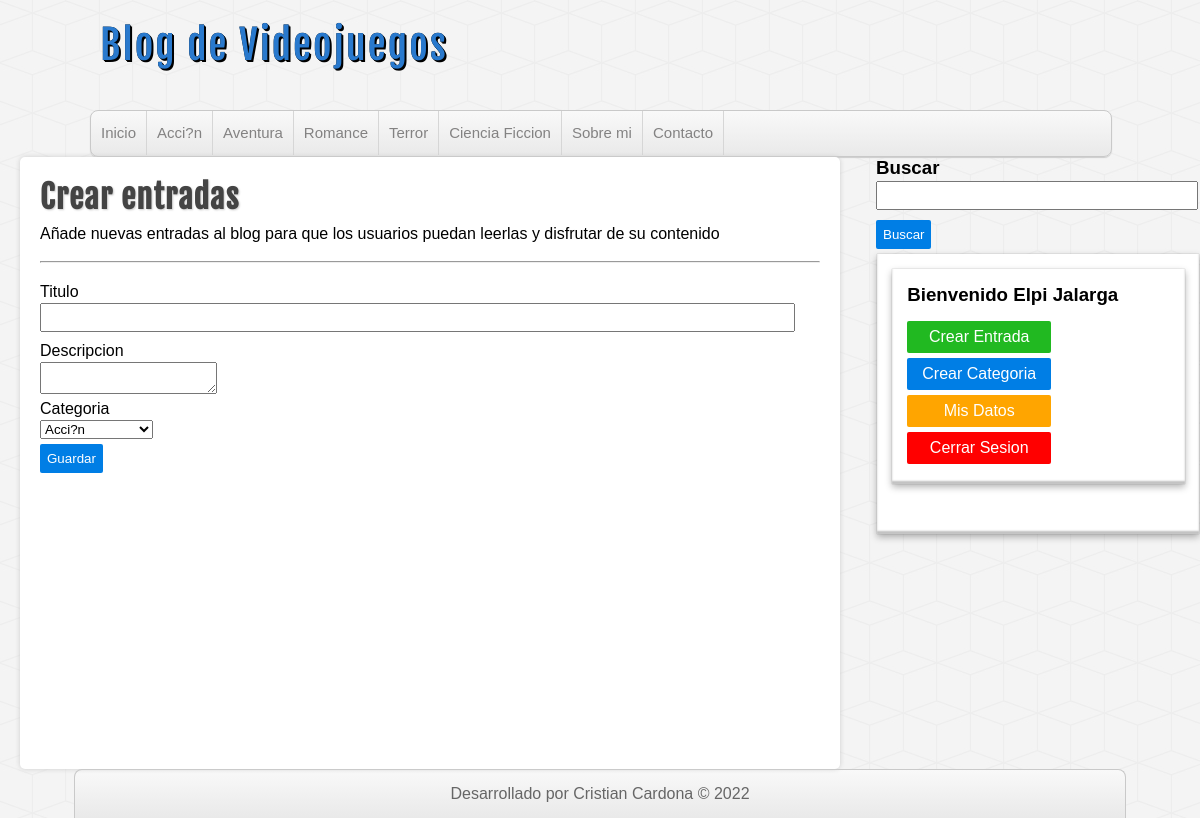
The page /crear-entradas.php (signed in) on the database its author committed.
### tables this page shows
CREATE TABLE `categorias` (
  `id` int(11) NOT NULL,
  `nombre` varchar(100) DEFAULT NULL
);

### includes/helpers.php (called while the page is built, shortened)
<?php
    function conseguirCategorias($conexion){
        $sql = "SELECT * FROM categorias ORDER BY id ASC";
        $categorias = mysqli_query($conexion,$sql);
        $resultado = array();
        if($categorias && mysqli_num_rows($categorias) >= 1){
            $resultado = $categorias;
        }
        return $resultado;
    }

### crear-entradas.php (the view, shortened to what this page needs)
<?php require_once 'includes/cabecera.php' ?>
<?php require_once 'includes/lateral.php' ?>
<div id="principal">
    <h1>Crear entradas</h1>
    <p>Añade nuevas entradas al blog para que los usuarios puedan leerlas y disfrutar de su contenido</p>
    <br>
    <hr>
    <br>
    <form action="guardar-entrada.php" method="post">
        <label for="titulo">Titulo</label>
        <input type="text" name="titulo">
        <label for="descripcion">Descripcion</label>
        <textarea name="descripcion"></textarea>
        <label for="categoria">Categoria</label>
        <select name="categoria" id="">
        <?php
            $categorias = conseguirCategorias($conexion);
            if(!empty($categorias)):
                while($categoria = mysqli_fetch_assoc($categorias)):
        ?>
                    <option value="<?=$categoria['id']?>">
                        <?=$categoria['nombre']?>
                    </option>
        <?php
                endwhile;
            endif;
        ?>
        </select>
        <input type="submit" value="Guardar">
    </form>
</div>
<?php require_once 'includes/pie.php' ?>

### includes/cabecera.php (shortened to what this page needs)
<?php require_once 'includes/conexion.php'; ?>
<?php require_once 'includes/helpers.php'; ?>
<!DOCTYPE html>
<html lang="es">
<head>
    <link rel="stylesheet" href="assets/css/style.css">
</head>
<body>
    <header id="cabecera">
        <div id="logo">
            <a href="index.php">
                Blog de Videojuegos
            </a>
        </div>
        <nav id="menu">
            <ul>
                <li><a href="index.php">Inicio</a></li>
                <?php
                    $categorias = conseguirCategorias($conexion);
                    if(!empty($categorias)):
                        while($categoria = mysqli_fetch_assoc($categorias)):
                ?>
                            <li>
                                <a href="categoria.php?id=<?=$categoria['id']?>"><?=$categoria['nombre']?></a>
                            </li>
                <?php
                        endwhile;
                    endif;
                ?>
                <li><a href="index.php">Sobre mi</a></li>
                <li><a href="index.php">Contacto</a></li>
            </ul>
        </nav>
    </header>

### assets/css/style.css (style rules this page uses)
* { margin: 0px; padding: 0px; font-family: sans-serif, Helvetica, Arial; text-decoration: none; }
body { background: url(../img/cubes.png) #F4F4F4; }
#cabecera { width: 85%; height: auto; background: transparent; margin: 0px auto; }
#logo { float:left; width: 540px; height: 110px; }
#logo a { font-family: "fajala", Helvetica; font-size: 40px; letter-spacing: 2px; color: #2979CD; text-shadow: 0px 0px 0px black, 1px 1px 0px black, 2px 2px 0px black; transition: all 500ms; line-height: 90px; margin-left: 10px; }
#menu { clear: both; width: 100%; height: 45px; background: linear-gradient(to bottom, #f9f9f9 0px, #e9e9e9 100%); border: 1px solid #C9C9C9; border-radius: 8px; box-shadow: 0px 1px 1px #ccc; overflow: hidden; }
#menu ul { list-style: none; }
#menu ul li { float: left; line-height: 44px; border-right: 1px solid #D6D6D6; }
#menu ul li a { display: block; padding-left: 10px; padding-right: 10px; font-size: 15px; color: #838282; }
label, input[type="text"], input[type="email"], input[type="password"] { display: block; width: 95%; margin-top:2px; margin-bottom: 2px; }
input[type="text"], input[type="email"], input[type="password"] { padding: 5px; margin-bottom: 10px; }
input[type="button"], input[type="submit"], .boton { margin-top: 5px; margin-bottom: 5px; display: block; border-radius: 2px; color:white; background: #007ee5; border: none; cursor:pointer; padding: 7px; }
#principal { float: left; width: 65%; min-height: 572px; background:white; border-radius: 5px; box-shadow: 0px 0px 5px #ccc; margin-left: 20px; padding: 20px; overflow: hidden; }
#principal h1 { font-size: 32px; color: #444; letter-spacing: 1px; text-shadow: 1px 1px 2px #ccc; font-family: "fajala"; }
#principal p { margin-top: 8px; }

### rows shown on the page
categorias: nombre "Acci?n"
categorias: nombre "Aventura"
categorias: nombre "Romance"
categorias: nombre "Terror"
categorias: nombre "Ciencia Ficcion"

### other values the page prints
$_SESSION['usuario']['nombre'] "Elpi"
$_SESSION['usuario']['apellidos'] "Jalarga"
form field categoria "Acci?n"
